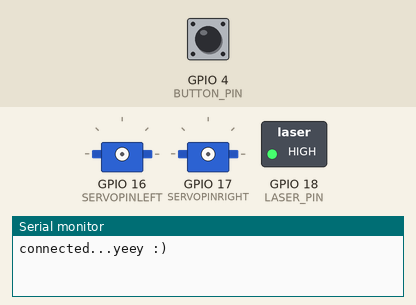
A sketch run on a simulated ESP32-C3. Shown: 2 × servo, switched loads named in the sketch (green lamp = pin HIGH), the last lines printed to the serial monitor. Inputs (shaded band) come from the test bench; at power-on: GPIO 4 (BUTTON_PIN) HIGH. WiFi joins after 1.5 s; servers stay silent unless stated; the local clock reads 2024-03-15 10:24:30 at power-on unless the sketch sets it.

Above: at 2.7 s.
2.8 s: GPIO 4 (BUTTON_PIN) pulled LOW for 0.15 s
At 3.3 s:
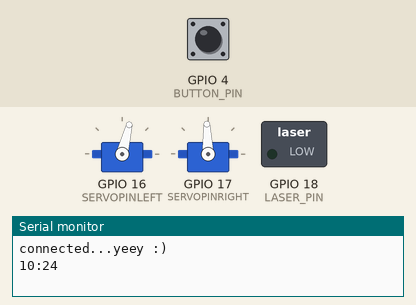
5.8 s: GPIO 4 (BUTTON_PIN) pulled LOW for 1 s
At 7.23 s:
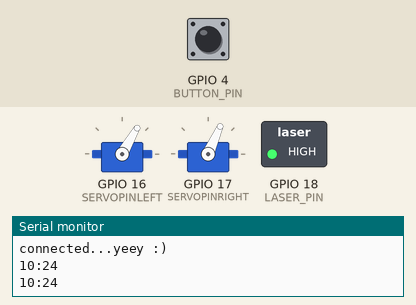
8.8 s: GPIO 4 (BUTTON_PIN) pulled LOW for 3.2 s
13.5 s: GPIO 4 (BUTTON_PIN) pulsed LOW 2 times (0.12 s each, 0.3 s apart)
At 13.71 s:
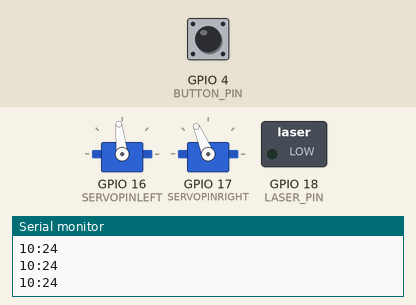
Timing chart, 0 to 18.1 s (numbered marks = the images above; inputs shaded):
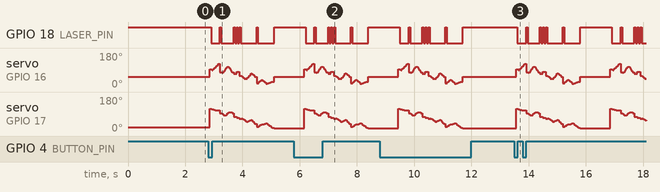

The sketch:

PlotClock-ESP32.ino
```cpp
//#define CALIBRATE
//#define GRID // After Calibration this mode should plot a pretty good dot
// grid on the screen

// See additional calibration comments in the code down by the "#ifdef
// CALIBRATE" Adjust these values for servo arms in position for state 1 _|
const double SERVO_LEFT_ZERO =  1650;
const double SERVO_RIGHT_SCALE = 700; // + makes rotate further left

// Adjust these values for servo arms in position for state 2 |_
const double SERVO_RIGHT_ZERO = 750;
const double SERVO_LEFT_SCALE = 650;

//#define OPTION_12_HOUR // 12 or comment out this line for 24 hour time

const double DRAW_DELAY = 3; // 3

///////////////////////////////////////////////////////////////////////////////

// Plotclock
// cc - by Johannes Heberlein 2014
// modified for glow clock - Tucker Shannon 2018
// improved - 12Me21 2018
// ESP32 (classic / mini WROOM-32) port - 2026

// v 1.08
// 适用于"ESP32 mini"这类经典 ESP32（ESP32-WROOM-32）迷你开发板
// 与 ESP32-C3 版固件逻辑完全相同，仅引脚定义不同：
//   - WiFi.h + ESP32Servo（与 C3 版一致，需自行安装 ESP32Servo）
//   - 左舵机 GPIO16 / 右舵机 GPIO17 / UV LED GPIO18 / 按钮 GPIO4
//   - 避开启动引脚 GPIO0 / 2 / 5 / 12 / 15，IO34-39 只能输入也不能用

///////////////////////////////////////////////////////////////////////////////

#include <WiFi.h>
#include <ESP32Servo.h>
#include <WiFiManager.h>
#include <time.h>

// NTP Servers
const char *ntpServer = "ntp1.aliyun.com";
const char *ntpServer2 = "ntp2.aliyun.com";
const char *ntpServer3 = "pool.ntp.org";
const long gmtOffset_sec = 8 * 3600;
const int daylightOffset_sec = 0;

// 经典 ESP32（30 引脚 mini 板）引脚定义
// 启动相关引脚 GPIO0/2/5/12/15 与只能输入的 GPIO34-39 全部避开
#define SERVOPINLEFT 16  // GPIO16 左舵机信号
#define SERVOPINRIGHT 17 // GPIO17 右舵机信号
#define LASER_PIN 18     // GPIO18 UV LED（低电平点亮）
#define BUTTON_PIN 4     // GPIO4  内置上拉，按下接地
const double LOWER_ARM = 35;      // servo to lower arm joint
const double UPPER_ARM_LEFT = 56; // lower arm joint to led
const double LED_ARM = 13.5;      // upper arm joint to led
const double UPPER_ARM = 45;      // lower arm joint to upper arm joint
double cosineRule(double a, double b, double c);
const double LED_ANGLE = cosineRule(UPPER_ARM_LEFT, UPPER_ARM, LED_ARM);

// Location of servos relative to origin
const double SERVO_LEFT_X = 22;
const double SERVO_LEFT_Y = -32;
const double SERVO_RIGHT_X = SERVO_LEFT_X + 25.5;
const double SERVO_RIGHT_Y = SERVO_LEFT_Y;

// lovely macros
#define radian(angle) (M_PI * 2 * angle)
#define dist(x, y) sqrt(sq(x) + sq(y))
#define angle(x, y) atan2(y, x)

// digit location/size constants
const double TIME_BOTTOM = 12;
const double TIME_WIDTH = 11;
const double TIME_HEIGHT = 18; // 16;

const double HOME_X = 55, HOME_Y = -5;
Servo servoLeft, servoRight;

double lastX = HOME_X, lastY = HOME_Y;

bool lightOn = false;
volatile bool buttonPressed = false;

#define ISR_ATTR IRAM_ATTR

void ISR_ATTR buttonISR() {
  buttonPressed = true;
}

void setup() {
  Serial.begin(115200);
  pinMode(LASER_PIN, OUTPUT);
  digitalWrite(LASER_PIN, HIGH); // OFF (Active LOW)
  pinMode(BUTTON_PIN, INPUT_PULLUP); // 使用内部上拉，按钮另一端接GND
  attachInterrupt(digitalPinToInterrupt(BUTTON_PIN), buttonISR, FALLING); // 下降沿触发

  WiFiManager wifiManager;
  wifiManager.setConfigPortalTimeout(180);
  if (!wifiManager.autoConnect("PlotClock-Setup")) {
    Serial.println("failed to connect and hit timeout");
    delay(3000);
    ESP.restart();
  }
  Serial.println("connected...yeey :)");

  configTime(gmtOffset_sec, daylightOffset_sec, ntpServer, ntpServer2,
             ntpServer3);
}

void light(bool state) {
  lightOn = (state == HIGH);
  delay(50);
  digitalWrite(LASER_PIN, !state); // Active LOW: HIGH->LOW, LOW->HIGH
}

const int LONG_PRESS_DURATION = 750;

void loop() {
  // 等待中断触发
  if (!buttonPressed) {
    delay(10); // 让出CPU给WiFi处理
    return;
  }

  // 消抖
  delay(50);
  buttonPressed = false;

  // Touch detected
  if (!servoLeft.attached())
    servoLeft.attach(SERVOPINLEFT);
  if (!servoRight.attached())
    servoRight.attach(SERVOPINRIGHT);

#ifdef CALIBRATE
  // Calibration logic remains...
  static bool half;
  servoLeft.writeMicroseconds(
      floor(SERVO_LEFT_ZERO + (half ? -M_PI / 2 : 0) * SERVO_LEFT_SCALE));
  servoRight.writeMicroseconds(
      floor(SERVO_RIGHT_ZERO + (half ? 0 : M_PI / 2) * SERVO_RIGHT_SCALE));
  light(half ? LOW : HIGH);
  half = !half;
  delay(2000);
#elif defined(GRID)
  // Grid logic remains...
  for (int i = 0; i <= 70; i += 10) {
    for (int j = 0; j <= 40; j += 10) {
      drawTo(i, j);
      light(HIGH);
      light(LOW);
    }
  }
  drawTo(HOME_X, HOME_Y);
  servoLeft.detach();
  servoRight.detach();
#else
  // Draw Time
  drawTo(HOME_X, 0);

  time_t now = time(nullptr);
  struct tm *timeinfo = localtime(&now);

  int hour = timeinfo->tm_hour;
  int minute = timeinfo->tm_min;

#ifdef OPTION_12_HOUR
  if (hour >= 12)
    hour -= 12;
  if (hour == 0)
    hour = 12;
#endif
  Serial.print(hour);
  Serial.print(":");
  Serial.println(minute);
  // Draw Hour
  if (hour / 10)
    drawDigit(3, TIME_BOTTOM, TIME_WIDTH, TIME_HEIGHT, hour / 10);
  drawDigit(3 + TIME_WIDTH + 3, TIME_BOTTOM, TIME_WIDTH, TIME_HEIGHT,
            hour % 10);

  // Draw Colon
  drawDigit((69 - TIME_WIDTH) / 2, TIME_BOTTOM, TIME_WIDTH, TIME_HEIGHT, 11);

  // Draw Minute
  drawDigit(69 - (TIME_WIDTH + 3) * 2, TIME_BOTTOM, TIME_WIDTH, TIME_HEIGHT,
            minute / 10);
  drawDigit(72 - (TIME_WIDTH + 3), TIME_BOTTOM, TIME_WIDTH, TIME_HEIGHT,
            minute % 10);

  drawTo(HOME_X, HOME_Y);
  servoLeft.detach();
  servoRight.detach();

  // De-bounce / wait for release might be good, but simple delay for now
  delay(1000);
#endif
}

#define digitMove(dx, dy) drawTo(x + width * dx, y + height * dy)
#define digitStart(dx, dy)                                                     \
  digitMove(dx, dy);                                                           \
  light(HIGH)
#define digitArc(dx, dy, rx, ry, start, last)                                  \
  drawArc(x + width * dx, y + height * dy, width * rx, height * ry,            \
          radian(start), radian(last))

// Symbol is drawn with the lower left corner at (x,y) and a size of
// (width,height).
void drawDigit(double x, double y, double width, double height, char digit) {
  // see macros for reference
  switch (digit) {
  case 0: //
    digitStart(1 / 2, 1);
    digitArc(1 / 2, 1 / 2, 1 / 2, 1 / 2, 1 / 4, -3 / 4);
    // digitStart(1,1/2);
    // digitArc(1/2,1/2, 1/2,1/2, 0, 1.02);
    break;
  case 1: //
    digitStart(1 / 4, 7 / 8);
    digitMove(1 / 2, 1);
    digitMove(1 / 2, 0);
    break;
  case 2: //
    digitStart(0, 3 / 4);
    digitArc(1 / 2, 3 / 4, 1 / 2, 1 / 4, 1 / 2, -1 / 8);
    digitArc(1, 0, 1, 1 / 2, 3 / 8, 1 / 2);
    digitMove(1, 0);
    break;
  case 3:
    digitStart(0, 3 / 4);
    digitArc(1 / 2, 3 / 4, 1 / 2, 1 / 4, 3 / 8, -1 / 4);
    digitArc(1 / 2, 1 / 4, 1 / 2, 1 / 4, 1 / 4, -3 / 8);
    break;
  case 4:
    digitStart(1, 3 / 8);
    digitMove(0, 3 / 8);
    digitMove(3 / 4, 1);
    digitMove(3 / 4, 0);
    break;
  case 5: // wayy too many damn lines
    digitStart(1, 1);
    digitMove(0, 1);
    digitMove(0, 1 / 2);
    digitMove(1 / 2, 1 / 2);
    digitArc(1 / 2, 1 / 4, 1 / 2, 1 / 4, 1 / 4, -1 / 4);
    digitMove(0, 0);
    break;
  case 6:
    digitStart(0, 1 / 4);
    digitArc(1 / 2, 1 / 4, 1 / 2, 1 / 4, 1 / 2, -1 / 2);
    digitArc(1, 1 / 2, 1, 1 / 2, 1 / 2, 1 / 4);
    break;
  case 7:
    digitStart(0, 1);
    digitMove(1, 1);
    digitMove(1 / 4, 0);
    break;
  case 8:
    digitStart(1 / 2, 1 / 2);
    digitArc(1 / 2, 3 / 4, 1 / 2, 1 / 4, -1 / 4, 3 / 4);
    digitArc(1 / 2, 1 / 4, 1 / 2, 1 / 4, 1 / 4, -3 / 4);
    break;
  case 9:
    digitStart(1, 3 / 4);
    digitArc(1 / 2, 3 / 4, 1 / 2, 1 / 4, 0, 1);
    digitMove(3 / 4, 0);
    break;
  case 10: // dot
    digitStart(0, 0);
    // digitMove(0,1);
    // digitMove(1,1);
    // digitMove(1,0);
    break;
  case 11: // colon
    digitStart(1 / 2, 3 / 4);
    light(LOW);
    digitStart(1 / 2, 1 / 4);
    break;
  case 12: // slash
    digitStart(3 / 4, 5 / 4);
    digitMove(1 / 4, -1 / 4);
    break;
  }
  light(LOW);
}

#define ARCSTEP 0.05 // 0.05 //should change depending on radius...
void drawArc(double x, double y, double rx, double ry, double pos,
             double last) {
  if (pos < last)
    for (; pos <= last; pos += ARCSTEP)
      drawTo(x + cos(pos) * rx, y + sin(pos) * ry);
  else
    for (; pos >= last; pos -= ARCSTEP)
      drawTo(x + cos(pos) * rx, y + sin(pos) * ry);
}

// didn't really change this
void drawTo(double pX, double pY) {
  double dx, dy, c;
  int i;

  // dx dy of new point
  dx = pX - lastX;
  dy = pY - lastY;
  // path length in mm, times 4 equals 4 steps per mm
  c = floor(4 * dist(dx, dy));

  if (c < 1)
    c = 1;

  // draw line point by point
  for (i = 1; i <= c; i++) {
    set_XY(lastX + (i * dx / c), lastY + (i * dy / c));
    if (lightOn)
      delay(DRAW_DELAY);
  }

  lastX = pX;
  lastY = pY;
}

// cosine rule for angle between c and a
double cosineRule(double a, double b, double c) {
  return acos((sq(a) + sq(c) - sq(b)) / (2 * a * c));
}

void set_XY(double x, double y) {
  // Calculate triangle between left servo, left arm joint, and light
  // Position of pen relative to left servo
  // rectangular
  double penX = x - SERVO_LEFT_X;
  double penY = y - SERVO_LEFT_Y;
  // polar
  double penAngle = angle(penX, penY);
  double penDist = dist(penX, penY);
  // get angle between lower arm and a line connecting the left servo and the
  // pen
  double bottomAngle = cosineRule(LOWER_ARM, UPPER_ARM_LEFT, penDist);

  servoLeft.writeMicroseconds(floor(
      SERVO_LEFT_ZERO + (bottomAngle + penAngle - M_PI) * SERVO_LEFT_SCALE));

  // calculate middle arm joint location
  double topAngle = cosineRule(UPPER_ARM_LEFT, LOWER_ARM, penDist);
  double lightAngle = penAngle - topAngle + LED_ANGLE + M_PI;
  double jointX = x - SERVO_RIGHT_X + cos(lightAngle) * LED_ARM;
  double jointY = y - SERVO_RIGHT_Y + sin(lightAngle) * LED_ARM;

  bottomAngle = cosineRule(LOWER_ARM, UPPER_ARM, dist(jointX, jointY));
  double jointAngle = angle(jointX, jointY);

  servoRight.writeMicroseconds(
      floor(SERVO_RIGHT_ZERO + (jointAngle - bottomAngle) * SERVO_RIGHT_SCALE));
}
```
